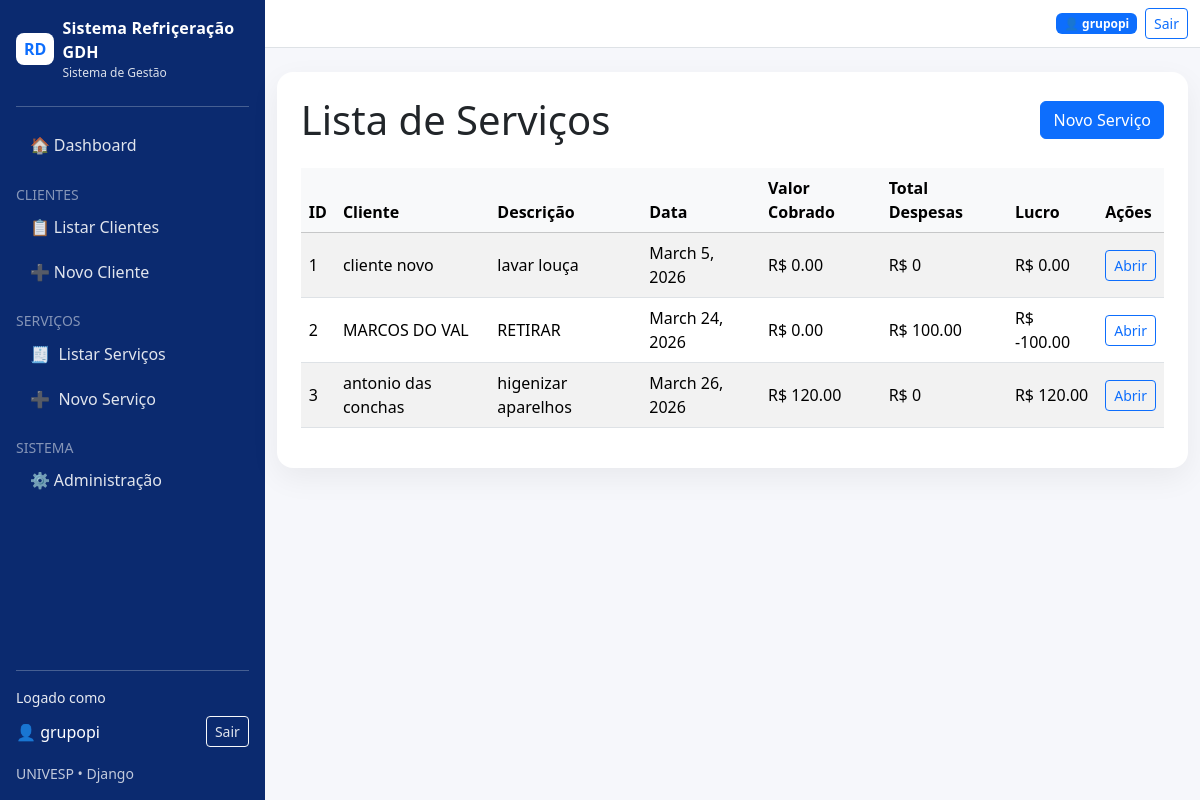
Page /servicos/pesquisar/ (signed in) on the committed database.
### tarefas/models.py (models this page shows, shortened)
class Servico(models.Model):
    cliente = models.ForeignKey(Cliente, on_delete=models.CASCADE)
    descricao = models.TextField()
    data_servico = models.DateField()
    valor_cobrado = models.DecimalField(max_digits=10, decimal_places=2, default=0)
    def total_despesas(self):
        return sum(d.valor for d in self.despesas.all())
    def lucro(self):
        return self.valor_cobrado - self.total_despesas()

class Cliente(models.Model):
    nome = models.CharField(max_length=150)
    telefone = models.CharField(max_length=20, blank=True, null=True)
    email = models.EmailField(blank=True, null=True)
    endereco = models.CharField(max_length=255, blank=True, null=True)
    def __str__(self):
        return self.nome

class Despesa(models.Model):
    servico = models.ForeignKey(
        Servico,
        on_delete=models.CASCADE,
        related_name='despesas'
    )
    descricao = models.CharField(max_length=200)
    valor = models.DecimalField(max_digits=10, decimal_places=2)

### tarefas/views.py (the view)
# urls.py: path('servicos/pesquisar/', views.pesquisar_servicos, name='pesquisar_servicos'),
def pesquisar_servicos(request):
    termo = request.GET.get('q', '')
    servicos = Servico.objects.all()
    if termo:
        servicos = servicos.filter(descricao__icontains=termo)
    return render(request, 'listar_servicos.html', {
        'servicos': servicos
    })

### templates/listar_servicos.html (shortened to what this page needs)
{% extends "base.html" %}
{% block content %}
<div class="card card-soft p-4">
    <div class="d-flex justify-content-between align-items-center mb-4">
        <h1 class="mb-0">Lista de Serviços</h1>
        <a href="{% url 'novo_servico' %}" class="btn btn-primary">Novo Serviço</a>
    </div>
    <div class="table-responsive">
        <table class="table table-striped table-hover align-middle w-100">
            <thead class="table-light">
                <tr>
                    <th>ID</th>
                    <th>Cliente</th>
                    <th>Descrição</th>
                    <th>Data</th>
                    <th>Valor Cobrado</th>
                    <th>Total Despesas</th>
                    <th>Lucro</th>
                    <th>Ações</th>
                </tr>
            </thead>
            <tbody>
                {% for servico in servicos %}
                <tr>
                    <td>{{ servico.id }}</td>
                    <td>{{ servico.cliente }}</td>
                    <td>{{ servico.descricao }}</td>
                    <td>{{ servico.data_servico }}</td>
                    <td>R$ {{ servico.valor_cobrado }}</td>
                    <td>R$ {{ servico.total_despesas }}</td>
                    <td>R$ {{ servico.lucro }}</td>
                    <td>
                        <a href="{% url 'detalhe_servico' servico.id %}" class="btn btn-sm btn-outline-primary">
                            Abrir
                        </a>
                    </td>
                </tr>
                {% empty %}
                <tr>
                    <td colspan="8" class="text-center">Nenhum serviço cadastrado.</td>
                </tr>
                {% endfor %}
            </tbody>
        </table>
    </div>
</div>
{% endblock %}

### templates/base.html (shortened to what this page needs)
<!doctype html>
<html lang="pt-BR">
<head>
  <link href="https://cdn.jsdelivr.net/npm/bootstrap@5.3.3/dist/css/bootstrap.min.css" rel="stylesheet">
</head>
<body>
  <div class="d-flex">
    <aside class="sidebar d-none d-lg-flex flex-column p-3">
      <div class="d-flex align-items-center gap-2 mb-3">
        <div class="bg-white text-primary fw-bold rounded-3 px-2 py-1">RD</div>
        <div>
          <div class="brand">Sistema Refriçeração GDH</div>
          <div style="font-size:12px; opacity:.85;">Sistema de Gestão</div>
        </div>
      </div>
      <hr class="border-light opacity-25 my-2">
      <nav class="mt-2">
        <a class="nav-pill {% if request.path == '/' %}active{% endif %}" href="{% url 'index' %}">
            🏠 Dashboard
        </a>
        <div class="mt-3 small text-white-50">CLIENTES</div>
        <a class="nav-pill" href="{% url 'listar_clientes' %}">
            📋 Listar Clientes
        </a>
        <a class="nav-pill" href="{% url 'novo_cliente' %}">
            ➕ Novo Cliente
        </a>
        <div class="mt-3 small text-white-50">SERVIÇOS</div>
        <a class="nav-pill" href="{% url 'listar_servicos' %}">
          🧾 <span>Listar Serviços</span>
        </a>
        <a class="nav-pill" href="{% url 'novo_servico' %}">
          ➕ <span>Novo Serviço</span>
        </a>
        <div class="mt-3 small text-white-50">SISTEMA</div>
        <a class="nav-pill" href="/admin/">
            ⚙️ Administração
        </a>
      </nav>
      <div class="mt-auto">
        <hr class="border-light opacity-25 my-3">
        {% if user.is_authenticated %}
          <div class="small mb-2" style="opacity:.9;">Logado como</div>
          <div class="d-flex align-items-center justify-content-between gap-2">
            <div class="text-truncate">👤 {{ user.username }}</div>
            <a class="btn btn-outline-light btn-sm" href="{% url 'logout' %}">Sair</a>
          </div>
        {% else %}
          <a class="btn btn-light btn-sm w-100" href="{% url 'login' %}">Entrar</a>
        {% endif %}
        <div class="mt-3 small" style="opacity:.75;">
          UNIVESP • Django
        </div>
      </div>
    </aside>
    <div class="flex-grow-1 content-wrap">
      <nav class="navbar navbar-light bg-white border-bottom">
        <div class="container-fluid">
          <div class="d-flex align-items-center gap-2 ms-auto">
            {% if user.is_authenticated %}
              <span class="badge text-bg-primary">👤 {{ user.username }}</span>
              <a class="btn btn-outline-primary btn-sm" href="{% url 'logout' %}">Sair</a>
            {% endif %}
          </div>
        </div>
      </nav>
      <main class="container my-4">
        {% block content %}{% endblock %}
      </main>
    </div>
  </div>
</body>
</html>

### templates/base.html (style rules this page uses)
body { background: #f6f7fb; }
.sidebar { width: 280px; min-height: 100vh; position: sticky; top: 0; background: #0b2a6f; color: #fff; }
.sidebar .brand { font-weight: 700; letter-spacing: .2px; }
.sidebar a { color: rgba(255,255,255,.88); text-decoration: none; }
.nav-pill { display: flex; align-items: center; gap: .55rem; padding: .65rem .85rem; border-radius: 12px; }
.content-wrap { min-height: 100vh; }
.card-soft { border: 0; border-radius: 16px; box-shadow: 0 10px 30px rgba(0,0,0,.06); }

### rows in the picture
Servico: id "1", cliente "cliente novo", descricao "lavar louça", data_servico "March 5, 2026", valor_cobrado "0.00", total_despesas "0", lucro "0.00"
Servico: id "2", cliente "MARCOS DO VAL", descricao "RETIRAR", data_servico "March 24, 2026", valor_cobrado "0.00", total_despesas "100.00", lucro "-100.00"
Servico: id "3", cliente "antonio das conchas", descricao "higenizar aparelhos", data_servico "March 26, 2026", valor_cobrado "120.00", total_despesas "0", lucro "120.00"

### other values in the picture
{{ user.username }} "grupopi"
